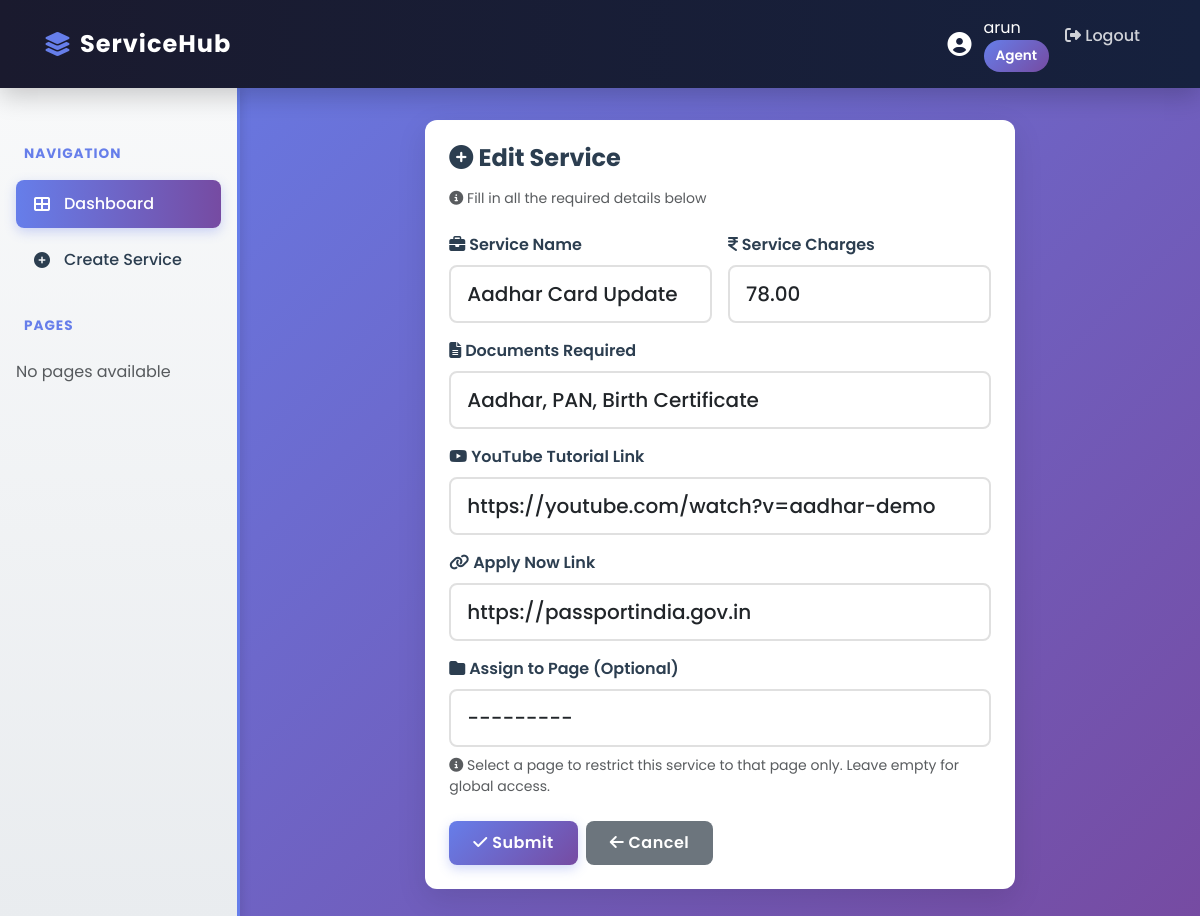
Page /services/13/edit/ (signed in) on the committed database.
### core/models.py (models this page shows, shortened)
class Profile(models.Model):
    ROLE_CHOICES = [
        ("admin", "Admin"),
        ("agent", "Agent"),
        ("user", "User"),
    ]
    user = models.OneToOneField(User, on_delete=models.CASCADE)
    role = models.CharField(max_length=16, choices=ROLE_CHOICES, default="user")

class Service(models.Model):
    name = models.CharField(max_length=250)
    charges = models.DecimalField(max_digits=10, decimal_places=2)
    documents_required = models.CharField(max_length=500, blank=True)
    tutorial_link = models.URLField(blank=True, null=True)
    apply_link = models.URLField(blank=True, null=True)
    created_by = models.ForeignKey(User, on_delete=models.SET_NULL, null=True, related_name="services")
    page = models.ForeignKey("DynamicPage", on_delete=models.CASCADE, related_name="services", null=True, blank=True)
    created_at = models.DateTimeField(auto_now_add=True)

### core/views.py (the view)
# urls.py: path("services/<int:service_id>/edit/", views.edit_service, name="edit_service"),
@login_required
def edit_service(request, service_id):
    service = get_object_or_404(Service, id=service_id)
    if not _can_manage_services(request.user):
        messages.error(request, "You do not have permission to edit services.")
        return redirect("dashboard")
    if request.method == "POST":
        form = ServiceForm(request.POST, instance=service)
        if form.is_valid():
            form.save()
            messages.success(request, "Service updated successfully.")
            if service.page:
                return redirect("dynamic_page", slug=service.page.slug)
            return redirect("dashboard")
    else:
        form = ServiceForm(instance=service)
    return render(request, "core/service_form.html", {"form": form, "title": "Edit Service"})

### core/forms.py
class ServiceForm(forms.ModelForm):
    class Meta:
        model = Service
        fields = ["name", "charges", "documents_required", "tutorial_link", "apply_link", "page"]
        widgets = {
            "name": forms.TextInput(attrs={"class": "form-control form-control-lg", "placeholder": "Enter service name"}),
            "charges": forms.NumberInput(attrs={"class": "form-control form-control-lg", "step": "0.01", "placeholder": "Enter amount"}),
            "documents_required": forms.TextInput(attrs={"class": "form-control form-control-lg", "placeholder": "Aadhar, PAN, Photo"}),
            "tutorial_link": forms.URLInput(attrs={"class": "form-control form-control-lg", "placeholder": "https://example.com"}),
            "apply_link": forms.URLInput(attrs={"class": "form-control form-control-lg", "placeholder": "https://example.com"}),
            "page": forms.Select(attrs={"class": "form-control form-control-lg"}),
        }

### core/models.py (called while the page is built)
    def __str__(self):
        return self.name

### core/views.py (called while the page is built)
def _user_role(user):
    if not user.is_authenticated:
        return "anonymous"
    return getattr(user.profile, "role", "user")

def _can_manage_services(user):
    return _user_role(user) in ["admin", "agent"]

### core/templates/core/service_form.html (shortened to what this page needs)
{% extends 'core/base.html' %}
{% block content %}
<div class="row justify-content-center">
    <div class="col-lg-8">
        <div class="card fade-in">
            <div class="card-body">
                <div class="mb-4">
                    <h4 class="card-title">
                        <i class="fas fa-plus-circle icon-blue"></i> {{ title }}
                    </h4>
                    <p class="text-muted small"><i class="fas fa-info-circle"></i> Fill in all the required details below</p>
                </div>
                <form method="post" novalidate>
                    <div class="row g-3">
                        <div class="col-md-6 zoom-in" style="animation-delay: 0.1s;">
                            <label for="id_name" class="form-label"><i class="fas fa-briefcase icon-blue"></i> Service Name</label>
                            {{ form.name }}
                        </div>
                        <div class="col-md-6 zoom-in" style="animation-delay: 0.2s;">
                            <label for="id_charges" class="form-label"><i class="fas fa-indian-rupee-sign icon-green"></i> Service Charges</label>
                            {{ form.charges }}
                        </div>
                        <div class="col-12 zoom-in" style="animation-delay: 0.3s;">
                            <label for="id_documents_required" class="form-label"><i class="fas fa-file-alt icon-orange"></i> Documents Required</label>
                            {{ form.documents_required }}
                        </div>
                        <div class="col-12 zoom-in" style="animation-delay: 0.4s;">
                            <label for="id_tutorial_link" class="form-label"><i class="fab fa-youtube icon-red"></i> YouTube Tutorial Link</label>
                            {{ form.tutorial_link }}
                        </div>
                        <div class="col-12 zoom-in" style="animation-delay: 0.5s;">
                            <label for="id_apply_link" class="form-label"><i class="fas fa-link icon-blue"></i> Apply Now Link</label>
                            {{ form.apply_link }}
                        </div>
                        <div class="col-12 zoom-in" style="animation-delay: 0.6s;">
                            <label for="id_page" class="form-label"><i class="fas fa-folder icon-purple"></i> Assign to Page (Optional)</label>
                            {{ form.page }}
                            <small class="text-muted d-block mt-2"><i class="fas fa-info-circle"></i> Select a page to restrict this service to that page only. Leave empty for global access.</small>
                        </div>
                    </div>
                    <div class="mt-4 d-flex gap-2">
                        <button type="submit" class="btn btn-primary bounce-in">
                            <i class="fas fa-check"></i> Submit
                        </button>
                        <a href="{% url 'dashboard' %}" class="btn btn-secondary">
                            <i class="fas fa-arrow-left"></i> Cancel
                        </a>
                    </div>
                </form>
            </div>
        </div>
    </div>
</div>
{% endblock %}

### core/templates/core/base.html (shortened to what this page needs)
<!DOCTYPE html>
<html lang="en">
<head>
    <link href="https://cdn.jsdelivr.net/npm/bootstrap@5.3.0/dist/css/bootstrap.min.css" rel="stylesheet">
    <link rel="stylesheet" href="https://cdnjs.cloudflare.com/ajax/libs/font-awesome/6.4.0/css/all.min.css">
</head>
<body>
    <nav class="navbar navbar-expand-lg navbar-dark">
        <div class="container-fluid">
            <a class="navbar-brand" href="{% url 'dashboard' %}">
                <i class="fas fa-layer-group"></i> ServiceHub
            </a>
            <div class="collapse navbar-collapse" id="navbarNav">
                <ul class="navbar-nav ms-auto">
                    {% if user.is_authenticated %}
                    <li class="nav-item">
                        <div class="user-info">
                            <i class="fas fa-user-circle" style="font-size: 1.5rem;"></i>
                            <div>
                                <div>{{ user.first_name|default:user.username }}</div>
                                <div class="user-badge">{{ user.profile.get_role_display }}</div>
                            </div>
                        </div>
                    </li>
                    <li class="nav-item">
                        <a class="nav-link" href="{% url 'logout' %}">
                            <i class="fas fa-sign-out-alt"></i> Logout
                        </a>
                    </li>
                    {% endif %}
                </ul>
            </div>
        </div>
    </nav>
    {% if user.is_authenticated %}
    <div class="layout-wrapper">
        <div class="sidebar" id="sidebar">
            <div class="sidebar-title">Navigation</div>
            {% if user.profile.role == 'admin' %}
            <a href="{% url 'dashboard' %}" class="nav-link active">
                <i class="fas fa-th-large"></i> Dashboard
            </a>
            <a href="{% url 'user_list' %}" class="nav-link">
                <i class="fas fa-users"></i> Manage Users
            </a>
            <a href="{% url 'add_service' %}" class="nav-link">
                <i class="fas fa-plus-circle"></i> Create Service
            </a>
            {% elif user.profile.role == 'agent' %}
            <a href="{% url 'dashboard' %}" class="nav-link active">
                <i class="fas fa-th-large"></i> Dashboard
            </a>
            <a href="{% url 'add_service' %}" class="nav-link">
                <i class="fas fa-plus-circle"></i> Create Service
            </a>
            {% else %}
            <a href="{% url 'dashboard' %}" class="nav-link active">
                <i class="fas fa-th-large"></i> Dashboard
            </a>
            {% endif %}
            <div class="sidebar-title">Pages</div>
            {% for page in pages %}
            <a href="{% url 'dynamic_page' slug=page.slug %}" class="nav-link">
                <i class="fas fa-file-alt"></i> {{ page.name }}
            </a>
            {% empty %}
            <p class="text-muted" style="padding: 1rem;">No pages available</p>
            {% endfor %}
        </div>
        <div class="main-content">
    {% else %}
    <div style="padding: 2rem;">
        <div class="container">
    {% endif %}
    {% block content %}{% endblock %}
    {% if user.is_authenticated %}
        </div>
    </div>
    {% else %}
        </div>
    </div>
    {% endif %}
</body>
</html>

### core/templates/core/base.html (style rules this page uses)
* { margin: 0; padding: 0; box-sizing: border-box; }
body { font-family: 'Poppins', sans-serif; background: linear-gradient(135deg, #667eea 0%, #764ba2 100%); min-height: 100vh; color: #2c3e50; }
.navbar { background: linear-gradient(90deg, #1a1a2e 0%, #16213e 100%) !important; box-shadow: 0 8px 24px rgba(0, 0, 0, 0.2); padding: 1rem 2rem !important; animation: slideDown 0.5s ease-out; position: sticky; top: 0; z-index: 1000; }
.navbar-brand { font-weight: 700; font-size: 1.5rem; color: #fff !important; letter-spacing: 1px; transition: all 0.3s ease; display: flex; align-items: center; gap: 0.5rem; }
.navbar-brand i { color: #667eea; }
.nav-link { color: rgba(255, 255, 255, 0.8) !important; position: relative; overflow: hidden; font-weight: 500; transition: color 0.3s ease; margin: 0 0.5rem; }
.nav-link::after { content: ''; position: absolute; bottom: -2px; left: 0; width: 0; height: 3px; background: linear-gradient(90deg, #667eea, #764ba2); transition: width 0.3s ease; }
.user-info { display: flex; align-items: center; gap: 0.75rem; color: white; }
.user-badge { background: linear-gradient(135deg, #667eea 0%, #764ba2 100%); color: white; padding: 0.35rem 0.75rem; border-radius: 20px; font-size: 0.85rem; font-weight: 600; }
.layout-wrapper { display: flex; min-height: calc(100vh - 70px); gap: 0; }
.sidebar { width: 240px; background: linear-gradient(180deg, #f8f9fa 0%, #e9ecef 100%); border-right: 3px solid #667eea; overflow-y: auto; padding: 1.5rem 0; box-shadow: 2px 0 10px rgba(0, 0, 0, 0.1); animation: slideUp 0.5s ease-out; }
.sidebar .nav-link { color: #2c3e50 !important; margin: 0.5rem 1rem; padding: 0.75rem 1rem !important; border-radius: 8px; position: relative; font-weight: 500; display: flex; align-items: center; gap: 0.75rem; transition: all 0.3s ease; overflow: hidden; }
.sidebar .nav-link i { width: 20px; text-align: center; }
.sidebar .nav-link.active { background: linear-gradient(90deg, #667eea 0%, #764ba2 100%); color: white !important; box-shadow: 0 4px 12px rgba(102, 126, 234, 0.3); }
.sidebar-title { padding: 1rem 1.5rem 0.5rem; font-weight: 700; color: #667eea; font-size: 0.85rem; text-transform: uppercase; letter-spacing: 1px; margin-top: 1rem; }
.main-content { flex: 1; overflow-y: auto; padding: 2rem; animation: fadeIn 0.6s ease-out; }
.card { border: none; border-radius: 12px; box-shadow: 0 10px 30px rgba(0, 0, 0, 0.1); overflow: hidden; position: relative; background: white; transition: all 0.4s cubic-bezier(0.23, 1, 0.32, 1); animation: fadeIn 0.6s ease-out; }
.card::before { content: ''; position: absolute; top: 0; left: -100%; width: 100%; height: 100%; background: linear-gradient(90deg, transparent, rgba(255, 255, 255, 0.3), transparent); transition: left 0.5s; pointer-events: none; }
.card-title { color: #2c3e50; font-weight: 700; margin-bottom: 1rem; }
.card-body { padding: 1.5rem; }
.btn { border-radius: 8px; font-weight: 600; letter-spacing: 0.5px; transition: all 0.3s ease; position: relative; overflow: hidden; border: none; padding: 0.6rem 1.5rem; }
.btn::before { content: ''; position: absolute; top: 0; left: -100%; width: 100%; height: 100%; background: rgba(255, 255, 255, 0.2); transition: left 0.3s; pointer-events: none; }
.btn-primary { background: linear-gradient(135deg, #667eea 0%, #764ba2 100%); box-shadow: 0 4px 12px rgba(102, 126, 234, 0.3); color: white; }
.form-label { font-weight: 600; color: #2c3e50; margin-bottom: 0.5rem; }
.form-control { border: 2px solid #e0e0e0; border-radius: 8px; padding: 0.75rem 1rem; transition: all 0.3s ease; font-weight: 500; }

### rows in the picture
Service: name "Aadhar Card Update", charges "78.00", documents_required "Aadhar, PAN, Birth Certificate", tutorial_link "https://youtube.com/watch?v=aadhar-demo", apply_link "https://passportindia.gov.in", page "---------"

### other values in the picture
{{ user.first_name|default:user.username }} "arun"
{{ user.profile.get_role_display }} "Agent"
{{ title }} "Edit Service"
